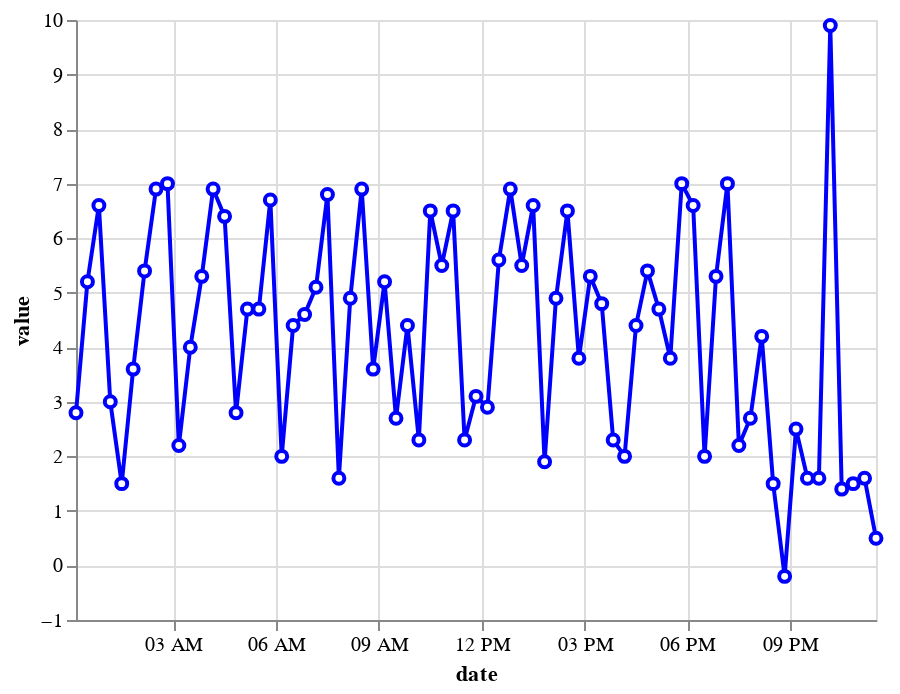

Notebook source saved alongside this figure:
### Markdown cell above
Draw everything in a chart using the altair library (i haven't used this library since it doesn't have any support for return the data selected)

### Code cell
import altair as alt

brush = alt.selection_interval(encodings=['x'])

color = alt.condition(brush, alt.value('blue'), alt.value('lightgray'))

chart = alt.Chart(data).mark_line(point={
    "filled": False,
    "fill": 'white'
    }).encode(
        y=alt.Y('value', sort=alt.EncodingSortField('value', order='descending')),
        x='date',
        color=color
).add_selection(
    brush
)

chart

### Figure 1 — Vega-Lite specification as saved in the notebook (floating-point values rounded to 4 significant figures)
{"config": {"view": {"continuousWidth": 400, "continuousHeight": 300}}, "data": {"name": "data-beaf6bd6c720e1ef693c5eb5b04b1587"}, "mark": {"type": "line", "point": {"filled": false, "fill": "white"}}, "encoding": {"color": {"condition": {"value": "blue", "selection": "selector004"}, "value": "lightgray"}, "x": {"type": "temporal", "field": "date"}, "y": {"type": "quantitative", "field": "value", "sort": {"field": "value", "order": "descending"}}}, "selection": {"selector004": {"type": "interval", "encodings": ["x"]}}, "$schema": "https://vega.github.io/schema/vega-lite/v4.8.1.json", "datasets": {"data-beaf6bd6c720e1ef693c5eb5b04b1587": [{"date": "2020-11-08T00:10:03", "value": 2.8}, {"date": "2020-11-08T00:30:03", "value": 5.2}, {"date": "2020-11-08T00:50:05", "value": 6.6}, {"date": "2020-11-08T01:10:03", "value": 3.0}, {"date": "2020-11-08T01:30:04", "value": 1.5}, {"date": "2020-11-08T01:50:05", "value": 3.6}, {"date": "2020-11-08T02:10:02", "value": 5.4}, {"date": "2020-11-08T02:30:04", "value": 6.9}, {"date": "2020-11-08T02:50:08", "value": 7.0}, {"date": "2020-11-08T03:10:02", "value": 2.2}, {"date": "2020-11-08T03:30:04", "value": 4.0}, {"date": "2020-11-08T03:50:08", "value": 5.3}, {"date": "2020-11-08T04:10:02", "value": 6.9}, {"date": "2020-11-08T04:30:03", "value": 6.4}, {"date": "2020-11-08T04:50:09", "value": 2.8}, {"date": "2020-11-08T05:10:02", "value": 4.7}, {"date": "2020-11-08T05:30:03", "value": 4.7}, {"date": "2020-11-08T05:50:09", "value": 6.7}, {"date": "2020-11-08T06:10:03", "value": 2.0}, {"date": "2020-11-08T06:30:04", "value": 4.4}, {"date": "2020-11-08T06:50:04", "value": 4.6}, {"date": "2020-11-08T07:10:03", "value": 5.1}, {"date": "2020-11-08T07:30:04", "value": 6.8}, {"date": "2020-11-08T07:50:05", "value": 1.6}, {"date": "2020-11-08T08:10:03", "value": 4.9}, {"date": "2020-11-08T08:30:03", "value": 6.9}, {"date": "2020-11-08T08:50:05", "value": 3.6}, {"date": "2020-11-08T09:10:03", "value": 5.2}, {"date": "2020-11-08T09:30:03", "value": 2.7}, {"date": "2020-11-08T09:50:05", "value": 4.4}, {"date": "2020-11-08T10:10:03", "value": 2.3}, {"date": "2020-11-08T10:30:04", "value": 6.5}, {"date": "2020-11-08T10:50:09", "value": 5.5}, {"date": "2020-11-08T11:10:03", "value": 6.5}, {"date": "2020-11-08T11:30:04", "value": 2.3}, {"date": "2020-11-08T11:50:05", "value": 3.1}, {"date": "2020-11-08T12:10:04", "value": 2.9}, {"date": "2020-11-08T12:30:04", "value": 5.6}, {"date": "2020-11-08T12:50:05", "value": 6.9}, {"date": "2020-11-08T13:10:03", "value": 5.5}, {"date": "2020-11-08T13:30:03", "value": 6.6}, {"date": "2020-11-08T13:50:04", "value": 1.9}, {"date": "2020-11-08T14:10:02", "value": 4.9}, {"date": "2020-11-08T14:30:03", "value": 6.5}, {"date": "2020-11-08T14:50:05", "value": 3.8}, {"date": "2020-11-08T15:10:03", "value": 5.3}, {"date": "2020-11-08T15:30:03", "value": 4.8}, {"date": "2020-11-08T15:50:08", "value": 2.3}, {"date": "2020-11-08T16:10:03", "value": 2.0}, {"date": "2020-11-08T16:30:04", "value": 4.4}, {"date": "2020-11-08T16:50:09", "value": 5.4}, {"date": "2020-11-08T17:10:03", "value": 4.7}, {"date": "2020-11-08T17:30:05", "value": 3.8}, {"date": "2020-11-08T17:50:05", "value": 7.0}, {"date": "2020-11-08T18:10:04", "value": 6.6}, {"date": "2020-11-08T18:30:04", "value": 2.0}, {"date": "2020-11-08T18:50:06", "value": 5.3}, {"date": "2020-11-08T19:10:03", "value": 7.0}, {"date": "2020-11-08T19:30:04", "value": 2.2}, {"date": "2020-11-08T19:50:09", "value": 2.7}, {"date": "2020-11-08T20:10:03", "value": 4.2}, {"date": "2020-11-08T20:30:05", "value": 1.5}, {"date": "2020-11-08T20:50:10", "value": -0.2}, {"date": "2020-11-08T21:10:03", "value": 2.5}, {"date": "2020-11-08T21:30:03", "value": 1.6}, {"date": "2020-11-08T21:50:08", "value": 1.6}, {"date": "2020-11-08T22:10:03", "value": 9.9}, {"date": "2020-11-08T22:30:04", "value": 1.4}, {"date": "2020-11-08T22:50:09", "value": 1.5}, {"date": "2020-11-08T23:10:02", "value": 1.6}, {"date": "2020-11-08T23:30:03", "value": 0.5}]}}
